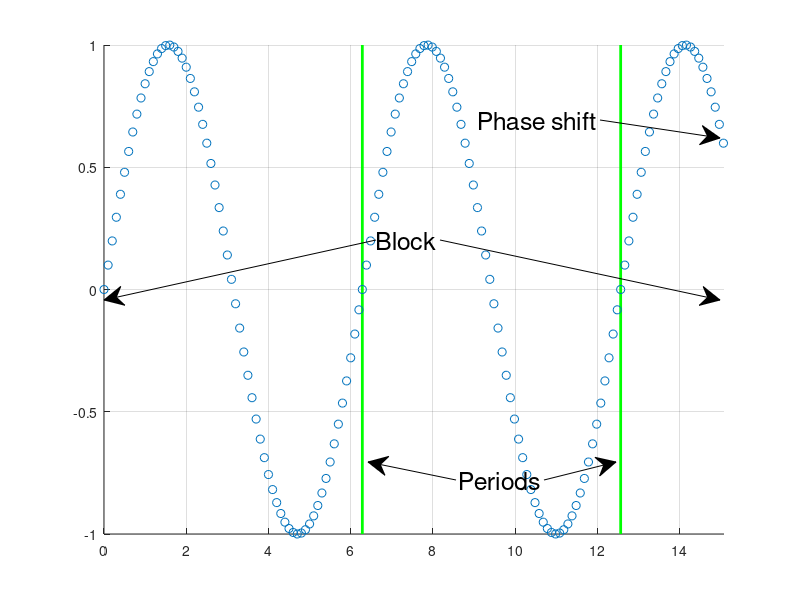

MATLAB code to generate this figure:
t0 = 0:0.1:(2*pi);
t = [t0, t0 + 2*pi, t0(1:26) + 4*pi];

%Figure
figure
% Block lines
line([2*pi, 2*pi], [-1, 1], 'Color', 'green', 'LineWidth', 2);
line([4*pi, 4*pi], [-1, 1], 'Color', 'green', 'LineWidth', 2);
hold on
plot(t, sin(t), 'o');
% Phase arrow
annotation('textarrow', [0.75, 0.9], [0.8, 0.77], 'String', 'Phase shift', 'FontSize', 18);
% Period arrows
annotation('textarrow', [0.68, 0.77], [0.2, 0.23], 'String', 'Periods', 'FontSize', 18);
annotation('arrow', [0.57, 0.46], [0.2, 0.23]);
% Block arrow
annotation('textarrow', [0.55, 0.9], [0.6, 0.5], 'String', 'Block', 'FontSize', 18);
annotation('arrow', [0.47, 0.13], [0.6, 0.5]);

% Block arrow

grid on
xlim([0, 2.4*2*pi])
%saveas(gcf, 'SinBlocks.pdf');